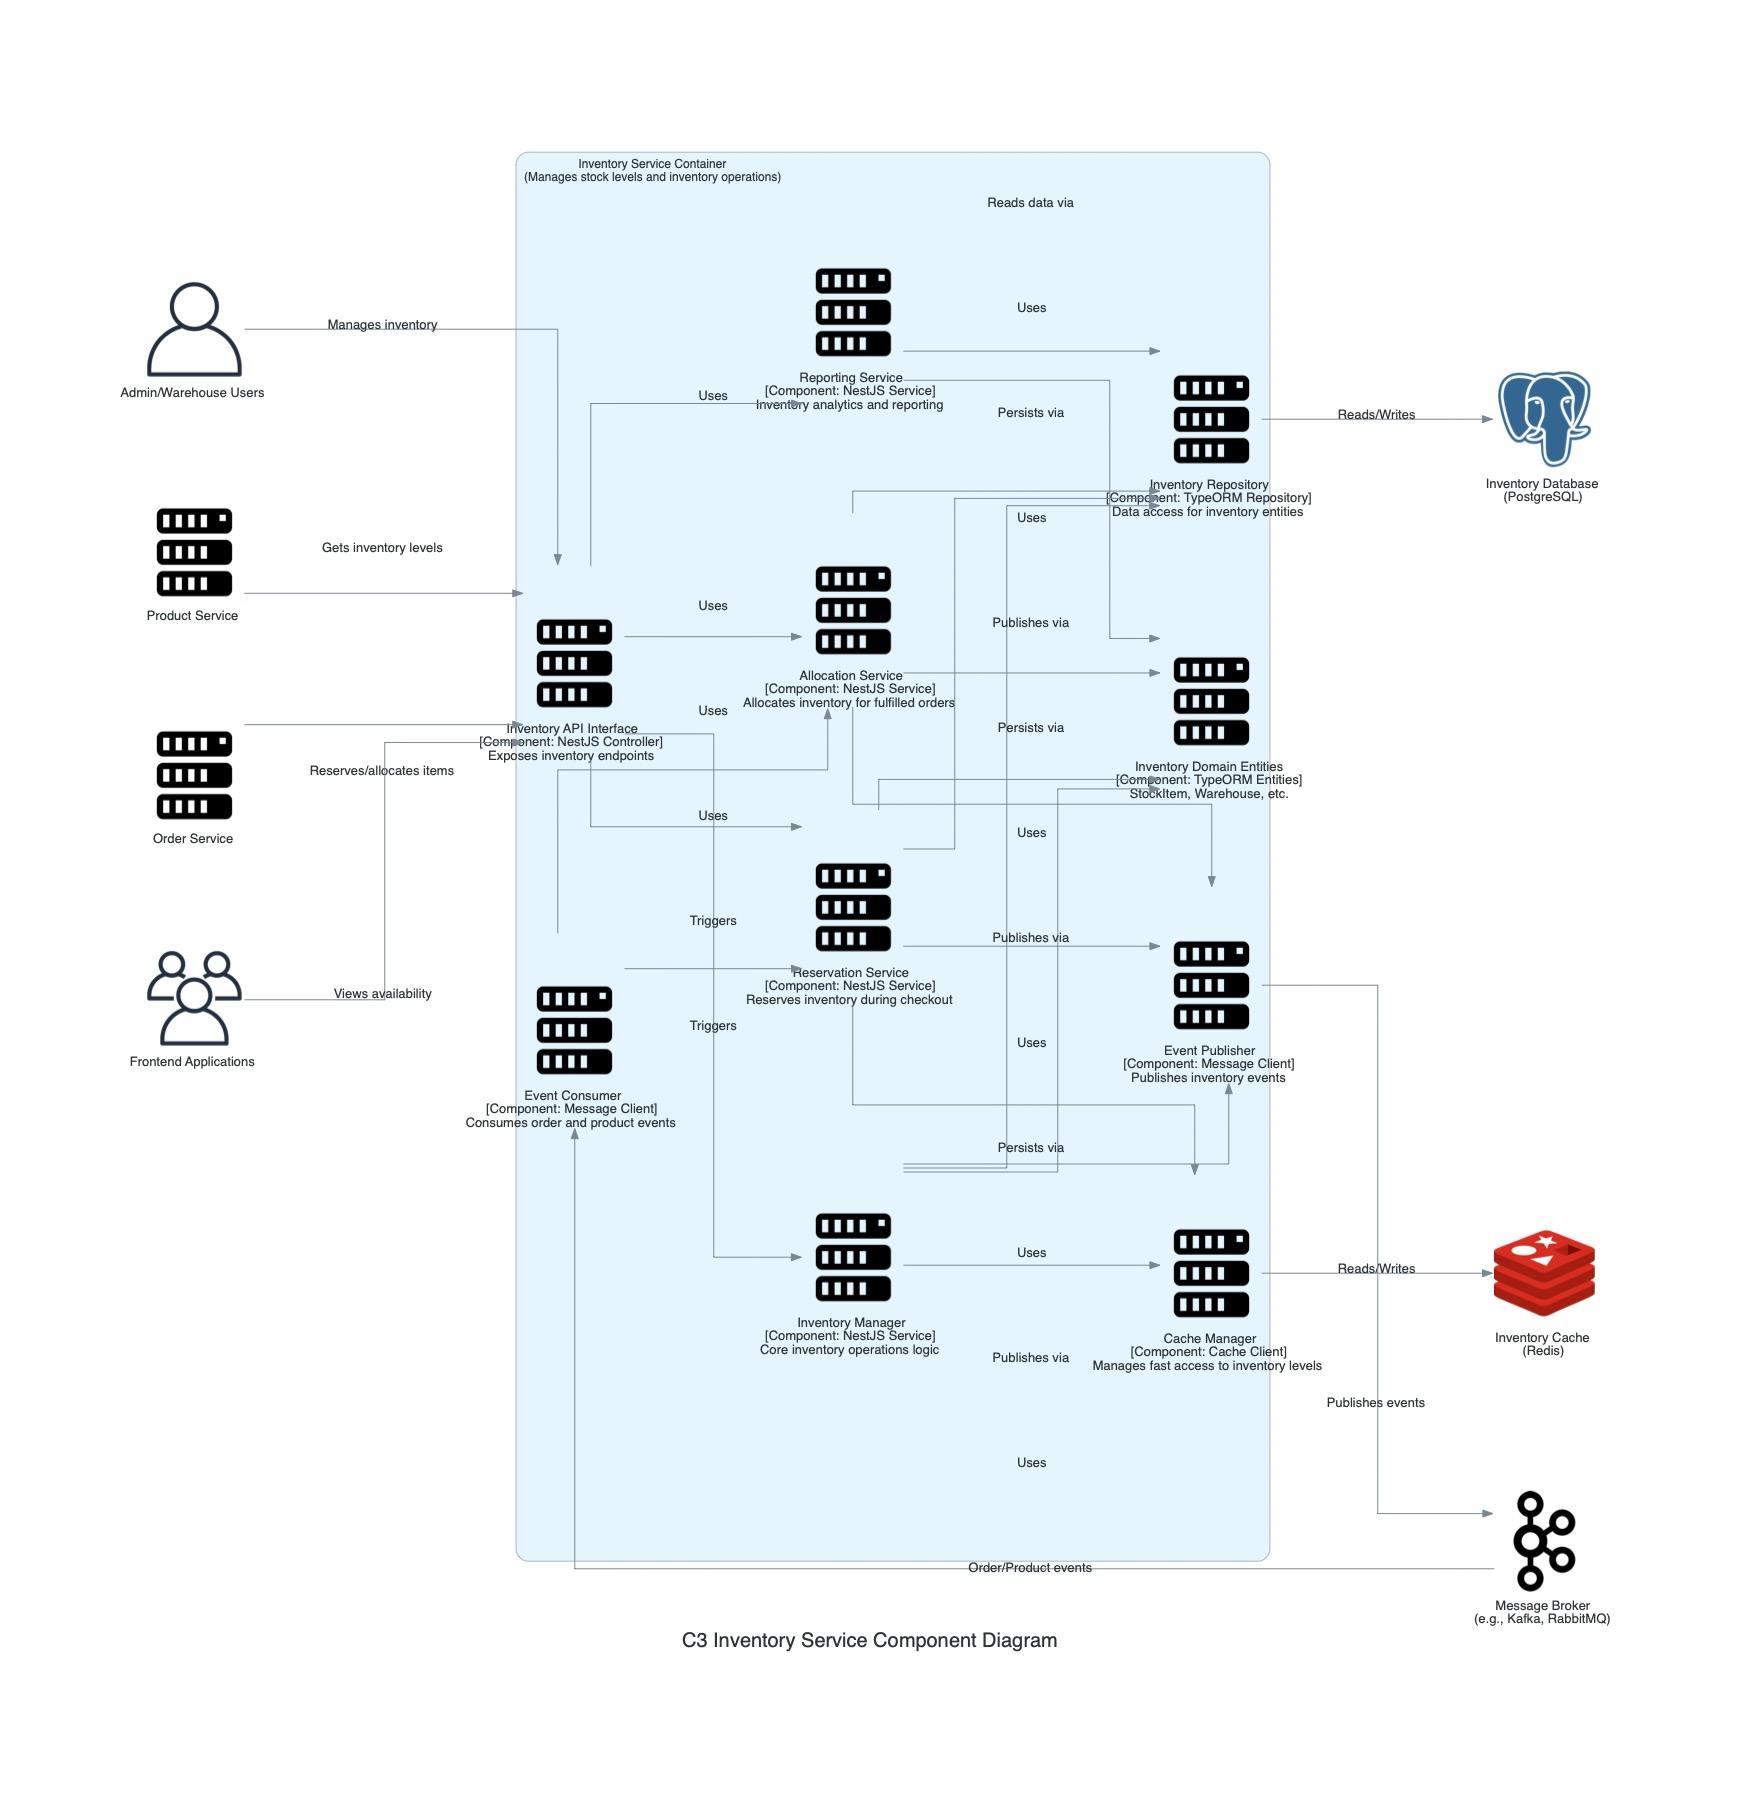

Python code for this plot:
# ecommerce-documentation/architecture/diagrams/c4/c3/inventory-service/c3_inventory_service_diagram.py

from diagrams import Diagram, Cluster, Edge
from diagrams.onprem.compute import Server
from diagrams.onprem.database import PostgreSQL
from diagrams.onprem.inmemory import Redis
from diagrams.onprem.queue import Kafka
from diagrams.onprem.client import User, Users

# --- Configuration ---
diagram_name = "C3 Inventory Service Component Diagram"
output_filename = "c3_inventory_service_diagram"
graph_attr = {
    "fontsize": "20",
    "bgcolor": "transparent",
    "splines": "ortho",
    "nodesep": "1.2",
    "ranksep": "1.8",
    "concentrate": "true",
    "compound": "true"
}
# --- End Configuration ---

with Diagram(diagram_name, show=False, filename=output_filename, graph_attr=graph_attr, direction="LR", outformat="jpg"):

    # --- External Systems/Users ---
    admin = User("Admin/Warehouse Users")
    product_service = Server("Product Service")
    order_service = Server("Order Service")
    frontend = Users("Frontend Applications")
    
    # --- External Dependencies ---
    inventory_db = PostgreSQL("Inventory Database\n(PostgreSQL)")
    inventory_cache = Redis("Inventory Cache\n(Redis)")
    msg_broker = Kafka("Message Broker\n(e.g., Kafka, RabbitMQ)")

    # --- Inventory Service Components ---
    with Cluster("Inventory Service Container\n(Manages stock levels and inventory operations)"):
        
        # API Layer
        api_interface = Server("Inventory API Interface\n[Component: NestJS Controller]\nExposes inventory endpoints")
        
        # Service Layer
        inventory_manager = Server("Inventory Manager\n[Component: NestJS Service]\nCore inventory operations logic")
        reservation_service = Server("Reservation Service\n[Component: NestJS Service]\nReserves inventory during checkout")
        allocation_service = Server("Allocation Service\n[Component: NestJS Service]\nAllocates inventory for fulfilled orders")
        reporting_service = Server("Reporting Service\n[Component: NestJS Service]\nInventory analytics and reporting")
        
        # Domain Layer
        domain_entities = Server("Inventory Domain Entities\n[Component: TypeORM Entities]\nStockItem, Warehouse, etc.")
        
        # Data Access Layer
        inventory_repository = Server("Inventory Repository\n[Component: TypeORM Repository]\nData access for inventory entities")
        cache_manager = Server("Cache Manager\n[Component: Cache Client]\nManages fast access to inventory levels")
        
        # Integration Layer
        event_publisher = Server("Event Publisher\n[Component: Message Client]\nPublishes inventory events")
        event_consumer = Server("Event Consumer\n[Component: Message Client]\nConsumes order and product events")

        # Internal component interactions
        api_interface >> Edge(label="Uses") >> inventory_manager
        api_interface >> Edge(label="Uses") >> reservation_service
        api_interface >> Edge(label="Uses") >> allocation_service
        api_interface >> Edge(label="Uses") >> reporting_service
        
        event_consumer >> Edge(label="Triggers") >> reservation_service
        event_consumer >> Edge(label="Triggers") >> allocation_service
        
        inventory_manager >> Edge(label="Uses") >> domain_entities
        reservation_service >> Edge(label="Uses") >> domain_entities
        allocation_service >> Edge(label="Uses") >> domain_entities
        reporting_service >> Edge(label="Uses") >> domain_entities
        
        inventory_manager >> Edge(label="Persists via") >> inventory_repository
        reservation_service >> Edge(label="Persists via") >> inventory_repository
        allocation_service >> Edge(label="Persists via") >> inventory_repository
        reporting_service >> Edge(label="Reads data via") >> inventory_repository
        
        inventory_manager >> Edge(label="Uses") >> cache_manager
        reservation_service >> Edge(label="Uses") >> cache_manager
        
        inventory_manager >> Edge(label="Publishes via") >> event_publisher
        reservation_service >> Edge(label="Publishes via") >> event_publisher
        allocation_service >> Edge(label="Publishes via") >> event_publisher

    # --- External interactions ---
    # From external systems to Inventory Service
    admin >> Edge(label="Manages inventory") >> api_interface
    product_service >> Edge(label="Gets inventory levels") >> api_interface
    order_service >> Edge(label="Reserves/allocates items") >> api_interface
    frontend >> Edge(label="Views availability") >> api_interface
    msg_broker >> Edge(label="Order/Product events") >> event_consumer
    
    # From Inventory Service to external dependencies
    inventory_repository >> Edge(label="Reads/Writes") >> inventory_db
    cache_manager >> Edge(label="Reads/Writes") >> inventory_cache
    event_publisher >> Edge(label="Publishes events") >> msg_broker

print(f"Diagram '{diagram_name}' was generated as '{output_filename}.jpg'")
